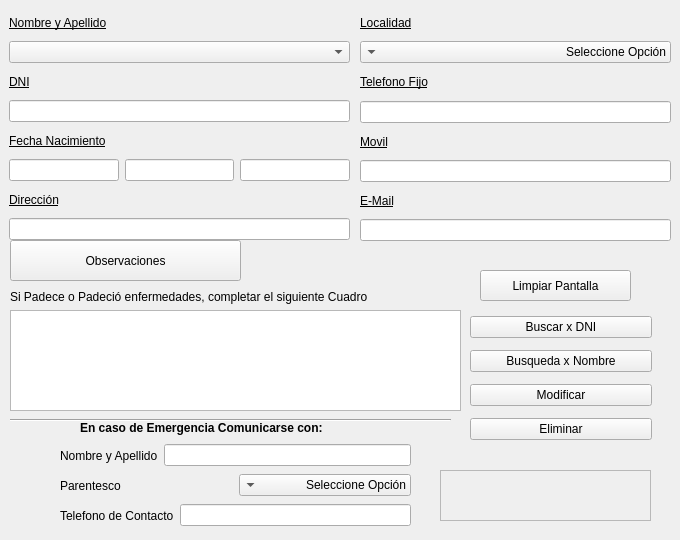
   <widget class="QWidget" name="tab">
    <attribute name="icon">
     <iconset>
      <activeon>:/icons/pix/oxygen/48x48/apps/preferences-contact-list.png</activeon>
     </iconset>
    </attribute>
    <attribute name="title">
     <string>Gestión Ficha Alumnos</string>
    </attribute>
    <widget class="QWidget" name="layoutWidget">
     <property name="geometry">
      <rect>
       <x>60</x>
       <y>470</y>
       <width>351</width>
       <height>31</height>
      </rect>
     </property>
     <layout class="QHBoxLayout" name="horizontalLayout_2">
      <item>
       <widget class="QLabel" name="label_14">
        <property name="text">
         <string>Parentesco</string>
        </property>
       </widget>
      </item>
      <item>
       <widget class="QComboBox" name="parentesco">
        <property name="layoutDirection">
         <enum>Qt::RightToLeft</enum>
        </property>
        <item>
         <property name="text">
          <string>Seleccione Opción</string>
         </property>
        </item>
        <item>
         <property name="text">
          <string>Hijo</string>
         </property>
        </item>
        <item>
         <property name="text">
          <string>Hija</string>
         </property>
        </item>
        <item>
         <property name="text">
          <string>Padre</string>
         </property>
        </item>
        <item>
         <property name="text">
          <string>Madre</string>
         </property>
        </item>
        <item>
         <property name="text">
          <string>Abuelo</string>
         </property>
        </item>
        <item>
         <property name="text">
          <string>Abuela</string>
         </property>
        </item>
        <item>
         <property name="text">
          <string>Tío</string>
         </property>
        </item>
        <item>
         <property name="text">
          <string>Tía</string>
         </property>
        </item>
        <item>
         <property name="text">
          <string>Hermano</string>
         </property>
        </item>
        <item>
         <property name="text">
          <string>Hermana</string>
         </property>
        </item>
       </widget>
      </item>
     </layout>
    </widget>
    <widget class="Line" name="line">
     <property name="geometry">
      <rect>
       <x>10</x>
       <y>410</y>
       <width>441</width>
       <height>20</height>
      </rect>
     </property>
     <property name="orientation">
      <enum>Qt::Horizontal</enum>
     </property>
    </widget>
    <widget class="QLabel" name="label_12">
     <property name="geometry">
      <rect>
       <x>80</x>
       <y>420</y>
       <width>301</width>
       <height>16</height>
      </rect>
     </property>
     <property name="font">
      <font>
       <weight>75</weight>
       <bold>true</bold>
      </font>
     </property>
     <property name="text">
      <string>En caso de Emergencia Comunicarse con:</string>
     </property>
    </widget>
    <widget class="QPushButton" name="pushButton_3">
     <property name="geometry">
      <rect>
       <x>10</x>
       <y>240</y>
       <width>231</width>
       <height>41</height>
      </rect>
     </property>
     <property name="text">
      <string>Observaciones</string>
     </property>
     <property name="icon">
      <iconset>
       <activeon>:/icons/pix/oxygen/48x48/actions/help-about.png</activeon>
      </iconset>
     </property>
     <property name="iconSize">
      <size>
       <width>32</width>
       <height>32</height>
      </size>
     </property>
    </widget>
    <widget class="QWidget" name="layoutWidget_8">
     <property name="geometry">
      <rect>
       <x>60</x>
       <y>440</y>
       <width>351</width>
       <height>31</height>
      </rect>
     </property>
     <layout class="QHBoxLayout" name="horizontalLayout">
      <item>
       <widget class="QLabel" name="label_13">
        <property name="text">
         <string>Nombre y Apellido</string>
        </property>
       </widget>
      </item>
      <item>
       <widget class="QLineEdit" name="nombreApellido">
        <property name="alignment">
         <set>Qt::AlignRight|Qt::AlignTrailing|Qt::AlignVCenter</set>
        </property>
       </widget>
      </item>
     </layout>
    </widget>
    <widget class="QWidget" name="layoutWidget_9">
     <property name="geometry">
      <rect>
       <x>60</x>
       <y>500</y>
       <width>351</width>
       <height>31</height>
      </rect>
     </property>
     <layout class="QHBoxLayout" name="horizontalLayout_3">
      <item>
       <widget class="QLabel" name="label_15">
        <property name="text">
         <string>Telefono de Contacto</string>
        </property>
       </widget>
      </item>
      <item>
       <widget class="QLineEdit" name="telContacto">
        <property name="alignment">
         <set>Qt::AlignRight|Qt::AlignTrailing|Qt::AlignVCenter</set>
        </property>
       </widget>
      </item>
     </layout>
    </widget>
    <widget class="QLabel" name="mensaje">
     <property name="geometry">
      <rect>
       <x>440</x>
       <y>470</y>
       <width>211</width>
       <height>51</height>
      </rect>
     </property>
     <property name="font">
      <font>
       <weight>75</weight>
       <bold>true</bold>
      </font>
     </property>
     <property name="frameShape">
      <enum>QFrame::StyledPanel</enum>
     </property>
     <property name="frameShadow">
      <enum>QFrame::Raised</enum>
     </property>
     <property name="lineWidth">
      <number>2</number>
     </property>
     <property name="text">
      <string/>
     </property>
     <property name="alignment">
      <set>Qt::AlignCenter</set>
     </property>
    </widget>
    <widget class="QPushButton" name="clean">
     <property name="geometry">
      <rect>
       <x>480</x>
       <y>270</y>
       <width>151</width>
       <height>31</height>
      </rect>
     </property>
     <property name="text">
      <string>Limpiar Pantalla</string>
     </property>
     <property name="icon">
      <iconset>
       <activeon>:/icons/pix/oxygen/48x48/actions/draw-brush.png</activeon>
      </iconset>
     </property>
     <property name="iconSize">
      <size>
       <width>22</width>
       <height>22</height>
      </size>
     </property>
    </widget>
    <widget class="QWidget" name="layoutWidget">
     <property name="geometry">
      <rect>
       <x>360</x>
       <y>10</y>
       <width>311</width>
       <height>231</height>
      </rect>
     </property>
     <layout class="QVBoxLayout" name="verticalLayout_11">
      <item>
       <layout class="QVBoxLayout" name="verticalLayout_6">
        <item>
         <widget class="QLabel" name="label_7">
          <property name="font">
           <font>
            <underline>true</underline>
           </font>
          </property>
          <property name="text">
           <string>Localidad</string>
          </property>
         </widget>
        </item>
        <item>
         <widget class="QComboBox" name="localidad">
          <property name="layoutDirection">
           <enum>Qt::RightToLeft</enum>
          </property>
          <item>
           <property name="text">
            <string>Seleccione Opción</string>
           </property>
          </item>
          <item>
           <property name="text">
            <string>Avellaneda</string>
           </property>
          </item>
          <item>
           <property name="text">
            <string>Gerli</string>
           </property>
          </item>
          <item>
           <property name="text">
            <string>Lanus</string>
           </property>
          </item>
          <item>
           <property name="text">
            <string>Lomas de Zamora</string>
           </property>
          </item>
          <item>
           <property name="text">
            <string>Banfield</string>
           </property>
          </item>
          <item>
           <property name="text">
            <string>Remedios de Escalada</string>
           </property>
          </item>
          <item>
           <property name="text">
            <string>Temperley</string>
           </property>
          </item>
          <item>
           <property name="text">
            <string>Turdera</string>
           </property>
          </item>
          <item>
           <property name="text">
            <string>Lavallol</string>
           </property>
          </item>
          <item>
           <property name="text">
            <string>Burzaco</string>
           </property>
          </item>
         </widget>
        </item>
       </layout>
      </item>
      <item>
       <layout class="QVBoxLayout" name="verticalLayout_7">
        <item>
         <widget class="QLabel" name="label_8">
          <property name="font">
           <font>
            <underline>true</underline>
           </font>
          </property>
          <property name="text">
           <string>Telefono Fijo</string>
          </property>
         </widget>
        </item>
        <item>
         <widget class="QLineEdit" name="telefono">
          <property name="alignment">
           <set>Qt::AlignRight|Qt::AlignTrailing|Qt::AlignVCenter</set>
          </property>
         </widget>
        </item>
       </layout>
      </item>
      <item>
       <layout class="QVBoxLayout" name="verticalLayout_8">
        <item>
         <widget class="QLabel" name="label_9">
          <property name="font">
           <font>
            <underline>true</underline>
           </font>
          </property>
          <property name="text">
           <string>Movil</string>
          </property>
         </widget>
        </item>
        <item>
         <widget class="QLineEdit" name="movil">
          <property name="alignment">
           <set>Qt::AlignRight|Qt::AlignTrailing|Qt::AlignVCenter</set>
          </property>
         </widget>
        </item>
       </layout>
      </item>
      <item>
       <layout class="QVBoxLayout" name="verticalLayout_9">
        <item>
         <widget class="QLabel" name="label_10">
          <property name="font">
           <font>
            <underline>true</underline>
           </font>
          </property>
          <property name="text">
           <string>E-Mail</string>
          </property>
         </widget>
        </item>
        <item>
         <widget class="QLineEdit" name="mail">
          <property name="inputMethodHints">
           <set>Qt::ImhEmailCharactersOnly</set>
          </property>
          <property name="alignment">
           <set>Qt::AlignRight|Qt::AlignTrailing|Qt::AlignVCenter</set>
          </property>
         </widget>
        </item>
       </layout>
      </item>
     </layout>
    </widget>
    <widget class="QWidget" name="layoutWidget">
     <property name="geometry">
      <rect>
       <x>9</x>
       <y>10</y>
       <width>341</width>
       <height>230</height>
      </rect>
     </property>
     <layout class="QVBoxLayout" name="verticalLayout_10">
      <item>
       <layout class="QVBoxLayout" name="verticalLayout">
        <item>
         <widget class="QLabel" name="label_2">
          <property name="font">
           <font>
            <underline>true</underline>
           </font>
          </property>
          <property name="text">
           <string>Nombre y Apellido</string>
          </property>
         </widget>
        </item>
        <item>
         <widget class="QComboBox" name="comboBoxNombreApellido"/>
        </item>
       </layout>
      </item>
      <item>
       <layout class="QVBoxLayout" name="verticalLayout_3">
        <item>
         <widget class="QLabel" name="label_4">
          <property name="font">
           <font>
            <underline>true</underline>
           </font>
          </property>
          <property name="text">
           <string>DNI</string>
          </property>
         </widget>
        </item>
        <item>
         <widget class="QLineEdit" name="dni">
          <property name="alignment">
           <set>Qt::AlignRight|Qt::AlignTrailing|Qt::AlignVCenter</set>
          </property>
         </widget>
        </item>
       </layout>
      </item>
      <item>
       <layout class="QVBoxLayout" name="verticalLayout_4">
        <item>
         <widget class="QLabel" name="label_5">
          <property name="font">
           <font>
            <underline>true</underline>
           </font>
          </property>
          <property name="text">
           <string>Fecha Nacimiento</string>
          </property>
         </widget>
        </item>
        <item>
         <layout class="QHBoxLayout" name="horizontalLayout_5">
          <item>
           <widget class="QLineEdit" name="dia">
            <property name="alignment">
             <set>Qt::AlignCenter</set>
            </property>
           </widget>
          </item>
          <item>
           <widget class="QLineEdit" name="mes">
            <property name="alignment">
             <set>Qt::AlignCenter</set>
            </property>
           </widget>
          </item>
          <item>
           <widget class="QLineEdit" name="anio">
            <property name="alignment">
             <set>Qt::AlignCenter</set>
            </property>
           </widget>
          </item>
         </layout>
        </item>
       </layout>
      </item>
      <item>
       <layout class="QVBoxLayout" name="verticalLayout_5">
        <item>
         <widget class="QLabel" name="label_6">
          <property name="font">
           <font>
            <underline>true</underline>
           </font>
          </property>
          <property name="text">
           <string>Dirección</string>
          </property>
         </widget>
        </item>
        <item>
         <widget class="QLineEdit" name="direccion">
          <property name="alignment">
           <set>Qt::AlignRight|Qt::AlignTrailing|Qt::AlignVCenter</set>
          </property>
         </widget>
        </item>
       </layout>
      </item>
     </layout>
    </widget>
    <widget class="QWidget" name="layoutWidget">
     <property name="geometry">
      <rect>
       <x>10</x>
       <y>290</y>
       <width>451</width>
       <height>121</height>
      </rect>
     </property>
     <layout class="QVBoxLayout" name="verticalLayout_12">
      <item>
       <widget class="QLabel" name="label_11">
        <property name="text">
         <string>Si Padece o Padeció enfermedades, completar el siguiente Cuadro</string>
        </property>
       </widget>
      </item>
      <item>
       <widget class="QPlainTextEdit" name="observaciones"/>
      </item>
     </layout>
    </widget>
    <widget class="QWidget" name="layoutWidget">
     <property name="geometry">
      <rect>
       <x>470</x>
       <y>310</y>
       <width>182</width>
       <height>138</height>
      </rect>
     </property>
     <layout class="QVBoxLayout" name="verticalLayout_13">
      <item>
       <widget class="QPushButton" name="buscarDNI">
        <property name="text">
         <string>Buscar x DNI</string>
        </property>
        <property name="icon">
         <iconset>
          <activeon>:/icons/pix/oxygen/48x48/status/meeting-observer.png</activeon>
         </iconset>
        </property>
        <property name="iconSize">
         <size>
          <width>22</width>
          <height>22</height>
         </size>
        </property>
       </widget>
      </item>
      <item>
       <widget class="QPushButton" name="busquedaNombre">
        <property name="text">
         <string>Busqueda x Nombre</string>
        </property>
        <property name="icon">
         <iconset>
          <activeon>:/icons/pix/oxygen/48x48/actions/edit-find-mail.png</activeon>
         </iconset>
        </property>
        <property name="iconSize">
         <size>
          <width>22</width>
          <height>22</height>
         </size>
        </property>
       </widget>
      </item>
      <item>
       <widget class="QPushButton" name="modificar">
        <property name="text">
         <string>Modificar</string>
        </property>
        <property name="icon">
         <iconset>
          <activeon>:/icons/pix/oxygen/48x48/actions/im-status-message-edit.png</activeon>
         </iconset>
        </property>
        <property name="iconSize">
         <size>
          <width>22</width>
          <height>22</height>
         </size>
        </property>
       </widget>
      </item>
      <item>
       <widget class="QPushButton" name="eliminar">
        <property name="text">
         <string>Eliminar</string>
        </property>
        <property name="icon">
         <iconset>
          <activeon>:/icons/pix/oxygen/48x48/status/meeting-participant-reply.png</activeon>
         </iconset>
        </property>
        <property name="iconSize">
         <size>
          <width>22</width>
          <height>22</height>
         </size>
        </property>
       </widget>
      </item>
     </layout>
    </widget>
   </widget>
